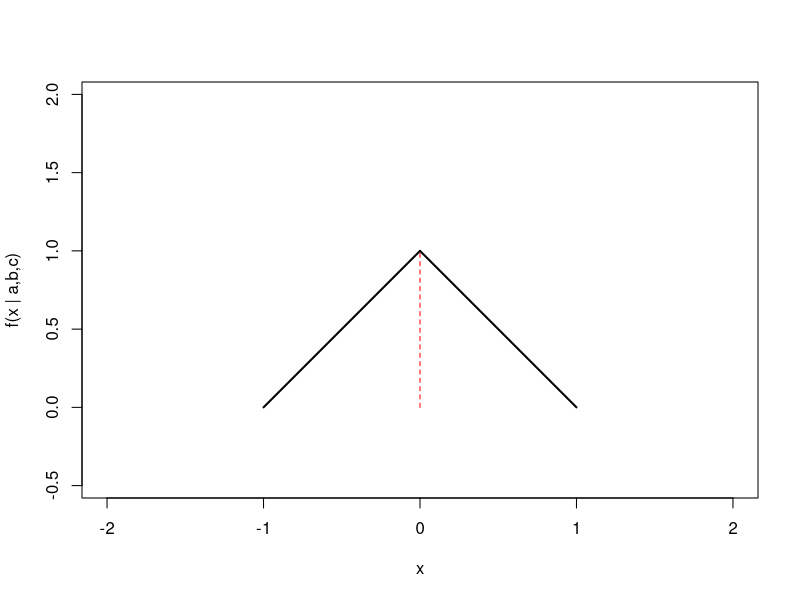
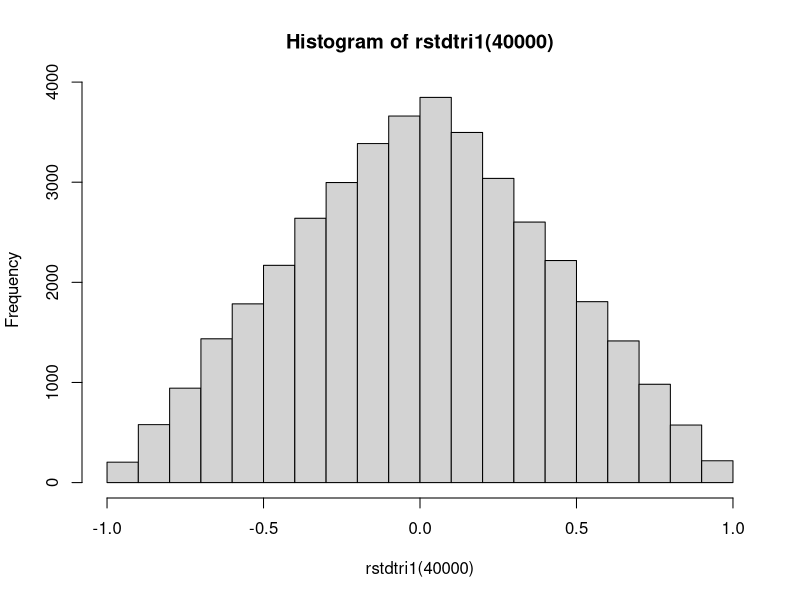
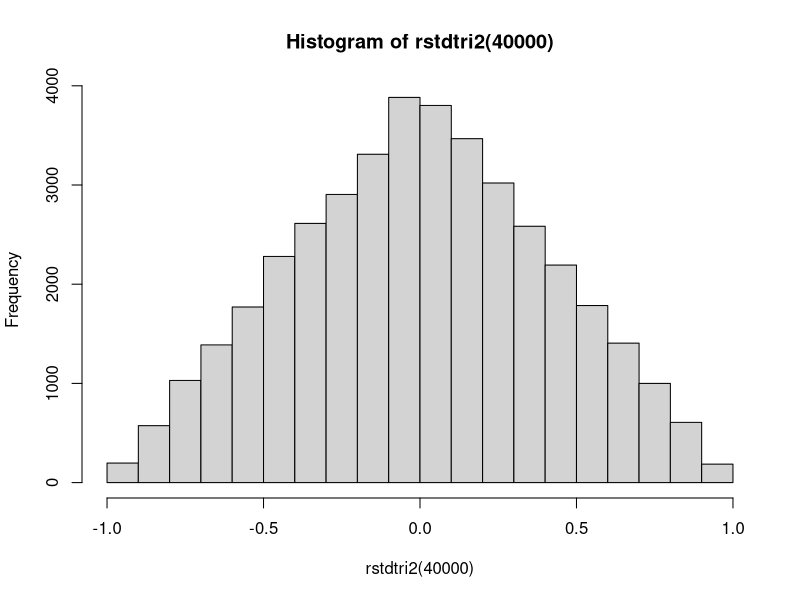
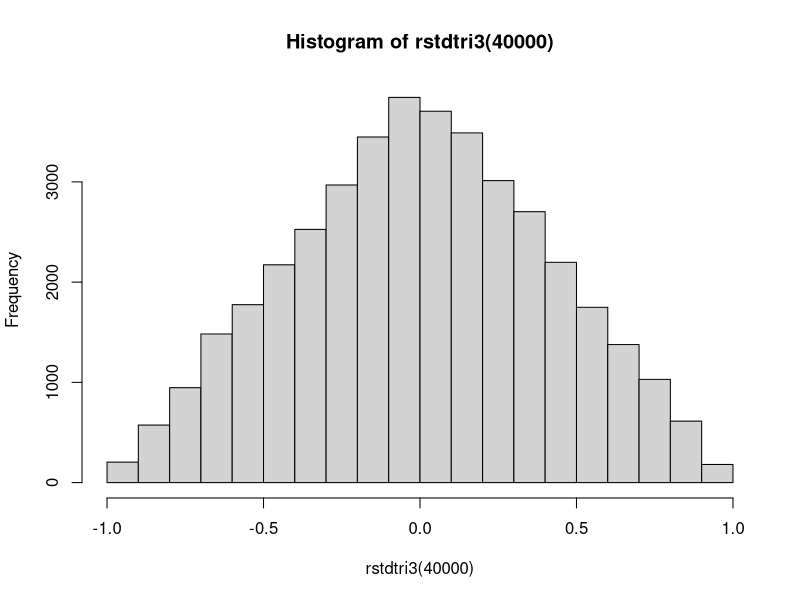
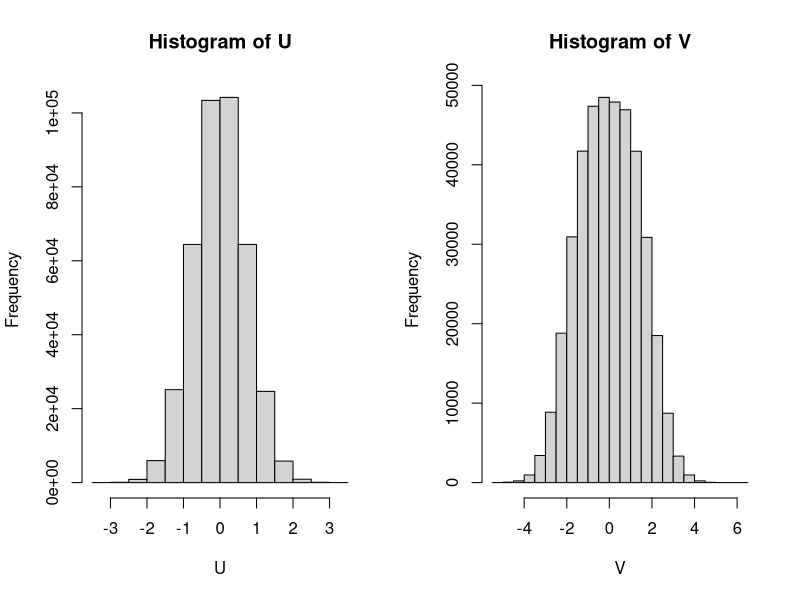

Here is the R script that generated these plots, in order:
## ---- chunk 1
rm(list=ls(all=T)) #clears your workspace
## ---- chunk 2
xa <- -1; xb <- 1; xc <- 0
plot(0, xlim = c(-2,2), ylim = c(0,1.5), type = "n", ylab = "f(x | a,b,c)" , xlab = "x",asp=1)
segments(x0 = xa, x1 = xc, y0 = 0, y1 = 1, lty = 1, lwd = 2)
segments(x0 = xb, x1 = xc, y0 = 0, y1 = 1, lty = 1, lwd = 2)

segments(x0 = xc, y0 = 0, y1 = 1, lty = 2, col = 'red')

## ---- chunk 3
rstdtri1 <- function(n) runif(n,-0.5,0.5)+runif(n,-0.5,0.5)

set.seed(1234)
hist(rstdtri1(40000))
## ---- chunk 4
rstdtri2 <- function(n) {
  q <- runif(n,0,1) # q
  c(sqrt(2 * q[q<=0.5]) - 1, 1 - sqrt(2 - 2 * q[q>0.5])) # <=0.5 and > 0.5
}

set.seed(1234)
hist(rstdtri2(40000))
## ---- chunk 5
rstdtri3 <- function(n) {
  k <- 0 #counter for accepted 
  y <- numeric(n)
  while (k < n) {
    u <- runif(1)
    x <- runif(1,-1,1) #random variate from g 
    if ((1-abs(x)) > u) { #we accept x 
      k <- k + 1 
      y[k] <- x
    } 
  }
  y
}

set.seed(1234)
hist(rstdtri3(40000))
## ---- chunk 6
system.time(replicate(5,rstdtri1(40000)))
system.time(replicate(5,rstdtri2(40000)))
system.time(replicate(5,rstdtri3(40000)))
## ---- chunk 7
n <- 400000
X <- rnorm(n,-1,1)
Y <- rnorm(n, 1,1)
Z <- rnorm(n, 0,1)
U = (X+Y)/2  #the convolution
V = c(X[Z<0],Y[Z>=0]) #the mixture

par(mfcol=c(1,2))
hist(U)
hist(V)
